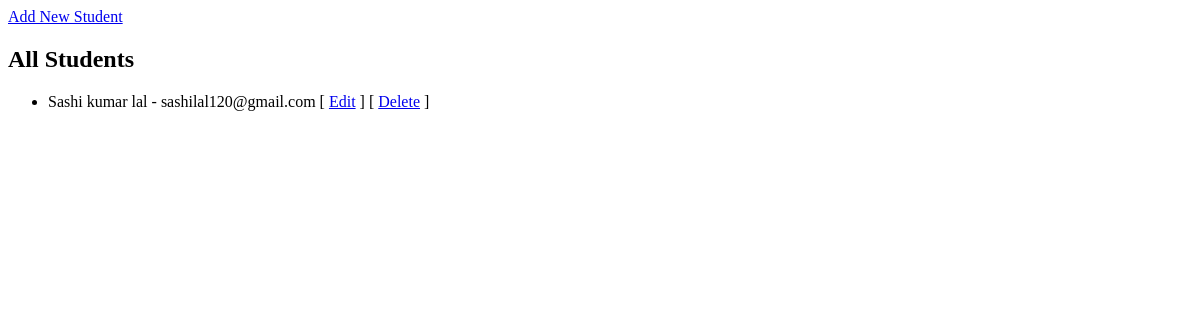
Before: / with the older database file.
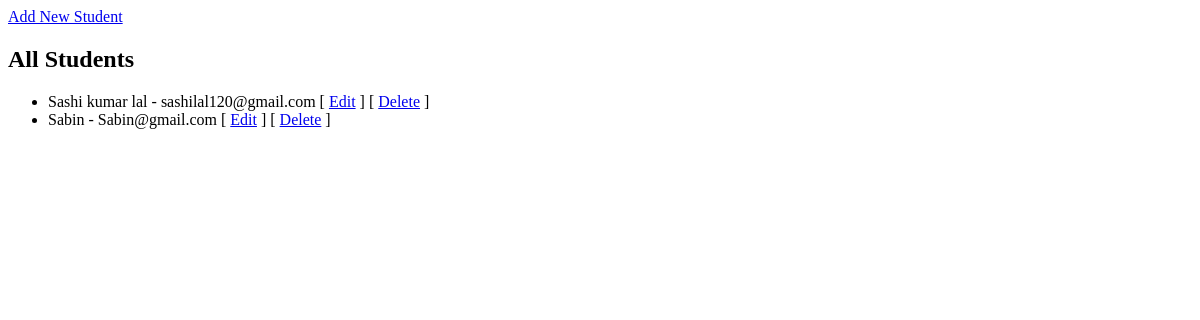
After: the same page with the newer database file.
### Crud.py (models this page shows)
class Student(db.Model):
    id = db.Column(db.Integer, primary_key = True)
    name = db.Column(db.String(100), nullable = False)
    email = db.Column(db.String(100), nullable = False, unique = True)

### Crud.py (the view)
@app.route('/')
def Crud():
    students = Student.query.all()
    return render_template('Crud.html', students = students)

### templates/Crud.html (shortened to what this page needs)
<!doctype html>
<html>
  <head>
  </head>
  <body>
    <a href="/add">Add New Student</a><br />
    <h2>All Students</h2>
    <ul>
      {% for student in students %}
      <li>
        {{ student.name }} - {{ student.email }} [
        <a href="/edit/{{ student.id }}">Edit</a>
        ] [
        <a
          href="/delete/{{ student.id }}"
          onclick="return confirm('Are you sure?');"
          >Delete</a
        >
        ]
      </li>
      {% endfor %}
    </ul>
  </body>
</html>

Changed rows visible on the page:
added Student: name "Sabin", email "Sabin@gmail.com"
